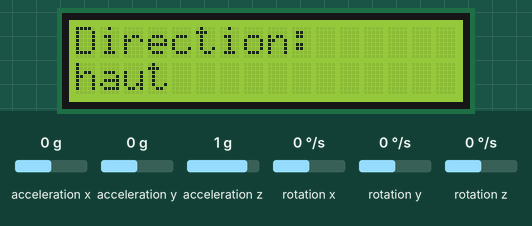
The sketch below on a simulated Arduino Uno, built with avr-gcc and run on an emulated ATmega328P. Parts: 16×2 character LCD. Wiring (inferred from the names in the program): MPU-6050 motion sensor at I2C address 0x68. Inputs (shaded band) come from the test bench; at power-on: rotation x 0 °/s, acceleration z 1 g, acceleration x 0 g, acceleration y 0 g, rotation y 0 °/s, rotation z 0 °/s. What the sketch prints to the serial monitor is not drawn.

Above: at 2.8 s.
2.9 s: rotation x set to -192 °/s
At 3.3 s:
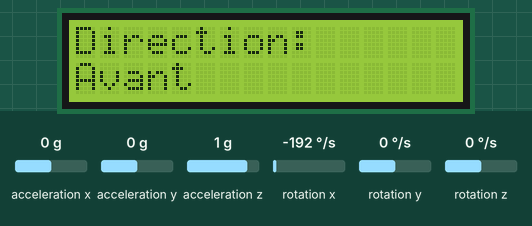
4.4 s: acceleration z set to 0 g
At 4.9 s:
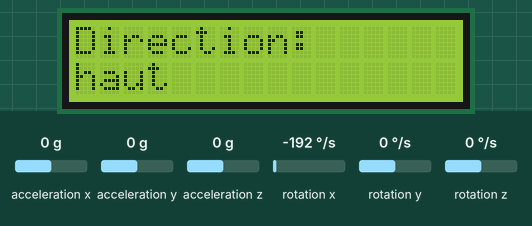
6.6 s: acceleration x set to -1.4 g
At 7.1 s:
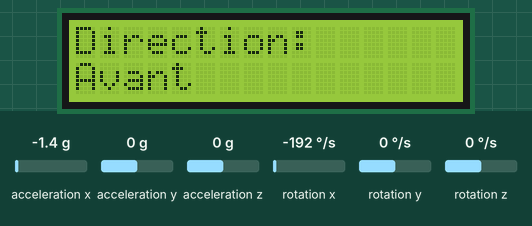
8.2 s: acceleration x set to 0 g
At 8.8 s:
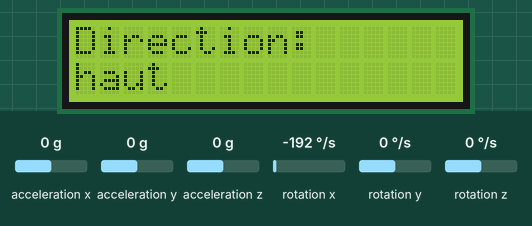
Timing chart, 0 to 10.8 s (numbered marks = the images above; inputs shaded):
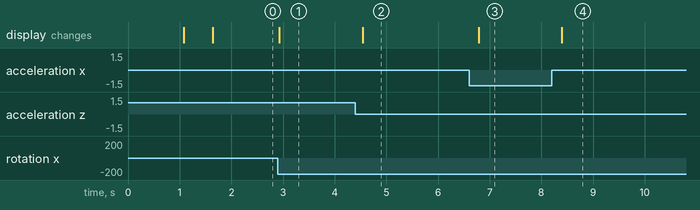

Measured:
- after the input at 2.9 s, the display: changes at once (image 1)
- after the input at 4.4 s, the display: changes after 0.14 s (image 2)
- after the input at 6.6 s, the display: changes after 0.19 s (image 3)
- after the input at 8.2 s, the display: changes after 0.20 s (image 4)

The sketch:

code2.ino
```cpp
#include <Wire.h>                    // Bibliothèque pour la communication I2C
#include <LiquidCrystal_I2C.h>       // Bibliothèque pour gérer l'écran LCD I2C

const int MPU = 0x68;                // Adresse I2C du capteur MPU6050 (valeur par défaut)

LiquidCrystal_I2C lcd(0x27, 16, 2); // Initialisation de l'écran LCD I2C (adresse 0x27, 16 colonnes, 2 lignes)

// Variables pour stocker les données d'accélération
float AccX, AccY, AccZ;
// Variables pour stocker les données de gyroscope
float GyroX, GyroY, GyroZ;

// Angles calculés à partir de l'accéléromètre
float accAngleX, accAngleY;
// Angles calculés à partir du gyroscope (intégrés)
float gyroAngleX, gyroAngleY, gyroAngleZ;

// Angles fusionnés (roll, pitch, yaw)
float roll, pitch, yaw;

// Erreurs calculées lors de la calibration (offsets à enlever)
float AccErrorX, AccErrorY, GyroErrorX, GyroErrorY, GyroErrorZ;

// Variables pour gérer le temps écoulé entre deux mesures
float elapsedTime, currentTime, previousTime;

// Compteur utilisé pour la calibration
int c = 0;

void setup() {
  Serial.begin(19200);         // Initialisation du port série à 19200 bauds pour debug
  Wire.begin();                // Démarrage de la communication I2C

  // Réveil du MPU6050 qui est en veille par défaut
  Wire.beginTransmission(MPU); // Démarrer la transmission vers MPU
  Wire.write(0x6B);            // Registre PWR_MGMT_1 (gestion alimentation)
  Wire.write(0x00);            // Mettre à 0 pour sortir du mode veille
  Wire.endTransmission(true);  // Fin de la transmission

  // Initialisation de l'écran LCD
  lcd.begin(16, 2);            // Définir taille LCD (16x2)
  lcd.backlight();             // Activer rétroéclairage
  lcd.setCursor(0, 0);         // Positionner curseur au début ligne 0
  lcd.print("Initialisation..."); // Message de démarrage
  delay(1000);                 // Pause d'1 seconde
  lcd.clear();                 // Effacer écran

  // Calibration automatique du capteur (calcul des erreurs à soustraire)
  calculate_IMU_error();
  delay(20);                   // Petite pause
}

void loop() {
  // === Lecture des valeurs brutes de l'accéléromètre ===
  Wire.beginTransmission(MPU);
  Wire.write(0x3B);                    // Adresse du registre de début des données Accel
  Wire.endTransmission(false);        // Garder la communication ouverte
  Wire.requestFrom(MPU, 6, true);     // Lire 6 octets (2 par axe X,Y,Z)

  // Conversion des données brutes en valeurs en g (gravité)
  AccX = (Wire.read() << 8 | Wire.read()) / 16384.0; // Accélération X
  AccY = (Wire.read() << 8 | Wire.read()) / 16384.0; // Accélération Y
  AccZ = (Wire.read() << 8 | Wire.read()) / 16384.0; // Accélération Z

  // Calcul des angles d'inclinaison (roll, pitch) avec accéléromètre
  accAngleX = (atan(AccY / sqrt(pow(AccX, 2) + pow(AccZ, 2))) * 180 / PI) - AccErrorX;
  accAngleY = (atan(-AccX / sqrt(pow(AccY, 2) + pow(AccZ, 2))) * 180 / PI) - AccErrorY;

  // === Lecture des valeurs brutes du gyroscope ===
  previousTime = currentTime;           // Sauvegarde du temps précédent
  currentTime = millis();                // Temps actuel en ms
  elapsedTime = (currentTime - previousTime) / 1000;  // Temps écoulé en secondes

  Wire.beginTransmission(MPU);
  Wire.write(0x43);                    // Adresse du registre de début des données Gyro
  Wire.endTransmission(false);        // Garder la communication ouverte
  Wire.requestFrom(MPU, 6, true);     // Lire 6 octets (2 par axe X,Y,Z)

  // Conversion des données brutes en degrés/seconde
  GyroX = (Wire.read() << 8 | Wire.read()) / 131.0;
  GyroY = (Wire.read() << 8 | Wire.read()) / 131.0;
  GyroZ = (Wire.read() << 8 | Wire.read()) / 131.0;

  // Soustraction des erreurs calculées lors de la calibration
  GyroX = GyroX - GyroErrorX;
  GyroY = GyroY - GyroErrorY;
  GyroZ = GyroZ - GyroErrorZ;

  // Intégration des vitesses angulaires pour obtenir les angles
  gyroAngleX += GyroX * elapsedTime;
  gyroAngleY += GyroY * elapsedTime;
  yaw += GyroZ * elapsedTime;

  // Application d'un filtre complémentaire pour combiner accéléromètre et gyroscope
  // On donne plus de poids au gyroscope (0.96) car plus précis sur court terme
  // L'accéléromètre corrige la dérive du gyroscope sur le long terme (0.04)
  roll = 0.96 * gyroAngleX + 0.04 * accAngleX;
  pitch = 0.96 * gyroAngleY + 0.04 * accAngleY;

  // === Détection simple de la direction du mouvement en fonction des angles ===
  String direction = "haut"; // Valeur par défaut

  if (roll < -40 ) direction = "Avant";
  else if (roll < 80 && roll > 60) direction = "Arriere";
  else if (pitch > 15) direction = "Droite";
  else if (pitch < -15) direction = "Gauche";
  else if (pitch > 30) direction = "Haut";
  else if (pitch > 120 && roll > 100) direction = "Bas";

  // === Affichage de la direction détectée sur l'écran LCD ===
  lcd.clear();
  lcd.setCursor(0, 0);
  lcd.print("Direction:");
  lcd.setCursor(0, 1);
  lcd.print(direction);

  // Affichage des angles pour debug sur moniteur série
  Serial.print("Roll: "); Serial.print(roll);
  Serial.print(" | Pitch: "); Serial.print(pitch);
  Serial.print(" | Yaw: "); Serial.println(yaw);

  delay(300); // Pause avant prochaine lecture
}

// === Fonction pour calibrer automatiquement le capteur au démarrage ===
void calculate_IMU_error() {
  // Calibration accéléromètre : moyenne des angles calculés sur plusieurs mesures
  while (c < 200) {
    Wire.beginTransmission(MPU);
    Wire.write(0x3B);
    Wire.endTransmission(false);
    Wire.requestFrom(MPU, 6, true);

    AccX = (Wire.read() << 8 | Wire.read()) / 16384.0;
    AccY = (Wire.read() << 8 | Wire.read()) / 16384.0;
    AccZ = (Wire.read() << 8 | Wire.read()) / 16384.0;

    // Calcul des angles roll et pitch à partir de l'accéléromètre
    AccErrorX += atan(AccY / sqrt(pow(AccX, 2) + pow(AccZ, 2))) * 180 / PI;
    AccErrorY += atan(-AccX / sqrt(pow(AccY, 2) + pow(AccZ, 2))) * 180 / PI;

    c++;
  }
  // Moyenne des erreurs calculées
  AccErrorX /= 200;
  AccErrorY /= 200;
  c = 0; // Réinitialisation compteur

  // Calibration gyroscope : moyenne des valeurs lues au repos
  while (c < 200) {
    Wire.beginTransmission(MPU);
    Wire.write(0x43);
    Wire.endTransmission(false);
    Wire.requestFrom(MPU, 6, true);

    GyroX = Wire.read() << 8 | Wire.read();
    GyroY = Wire.read() << 8 | Wire.read();
    GyroZ = Wire.read() << 8 | Wire.read();

    GyroErrorX += GyroX / 131.0;
    GyroErrorY += GyroY / 131.0;
    GyroErrorZ += GyroZ / 131.0;

    c++;
  }
  // Moyenne des erreurs gyroscopiques
  GyroErrorX /= 200;
  GyroErrorY /= 200;
  GyroErrorZ /= 200;

  // Affichage des résultats de calibration dans le moniteur série
  Serial.println("Calibration Terminee:");
  Serial.print("AccErrorX: "); Serial.println(AccErrorX);
  Serial.print("AccErrorY: "); Serial.println(AccErrorY);
  Serial.print("GyroErrorX: "); Serial.println(GyroErrorX);
  Serial.print("GyroErrorY: "); Serial.println(GyroErrorY);
  Serial.print("GyroErrorZ: "); Serial.println(GyroErrorZ);
}
```
